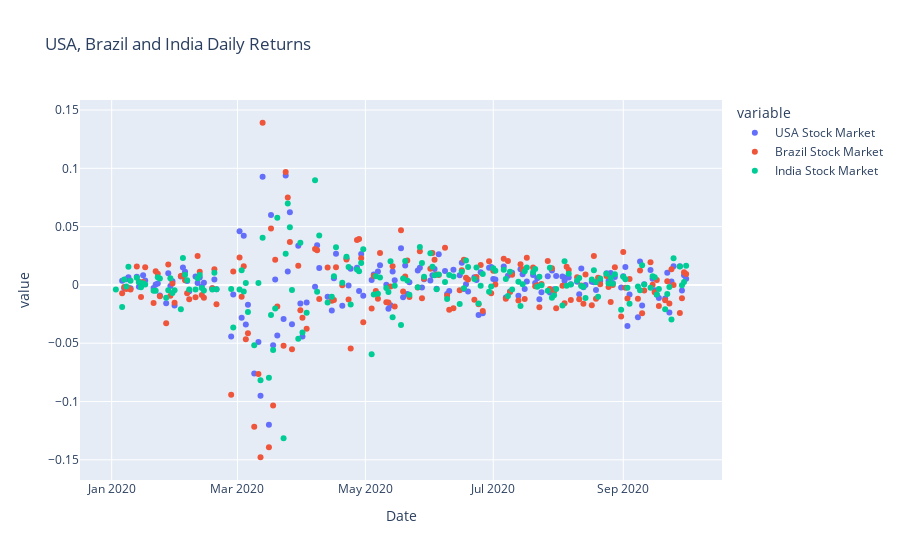

Write notebook code for a chart like this one.
### Code cell
#Plot USA, Brazil and India Daily Returns on same plot

import plotly.express as px
scatter_global_daily_returns = px.scatter((global_daily_returns), title = 'USA, Brazil and India Daily Returns')
scatter_global_daily_returns

### Figure 1 — Plotly figure (JSON) as saved in the notebook; plotly's stock layout.template omitted (floating-point values rounded to 4 significant figures; data arrays with more than 128 entries replaced by an {"elided": "..."} marker saying what was removed)
{"data": [{"hovertemplate": "variable=USA Stock Market<br>Date=%{x}<br>value=%{y}<extra></extra>", "legendgroup": "USA Stock Market", "marker": {"color": "#636efa", "symbol": "circle"}, "mode": "markers", "name": "USA Stock Market", "orientation": "v", "showlegend": true, "type": "scatter", "x": {"elided": "178 str values"}, "xaxis": "x", "y": {"elided": "178 float values"}, "yaxis": "y"}, {"hovertemplate": "variable=Brazil Stock Market<br>Date=%{x}<br>value=%{y}<extra></extra>", "legendgroup": "Brazil Stock Market", "marker": {"color": "#EF553B", "symbol": "circle"}, "mode": "markers", "name": "Brazil Stock Market", "orientation": "v", "showlegend": true, "type": "scatter", "x": {"elided": "178 str values"}, "xaxis": "x", "y": {"elided": "178 float values"}, "yaxis": "y"}, {"hovertemplate": "variable=India Stock Market<br>Date=%{x}<br>value=%{y}<extra></extra>", "legendgroup": "India Stock Market", "marker": {"color": "#00cc96", "symbol": "circle"}, "mode": "markers", "name": "India Stock Market", "orientation": "v", "showlegend": true, "type": "scatter", "x": {"elided": "178 str values"}, "xaxis": "x", "y": {"elided": "178 float values"}, "yaxis": "y"}], "layout": {"autosize": true, "legend": {"title": {"text": "variable"}, "tracegroupgap": 0}, "title": {"text": "USA, Brazil and India Daily Returns"}, "xaxis": {"anchor": "y", "autorange": true, "domain": [0, 1], "range": ["2019-12-17 21:49:34.6435", "2020-10-17 02:10:25.3565"], "title": {"text": "Date"}, "type": "date"}, "yaxis": {"anchor": "x", "autorange": true, "domain": [0, 1], "range": [-0.1688, 0.1601], "title": {"text": "value"}, "type": "linear"}}}
